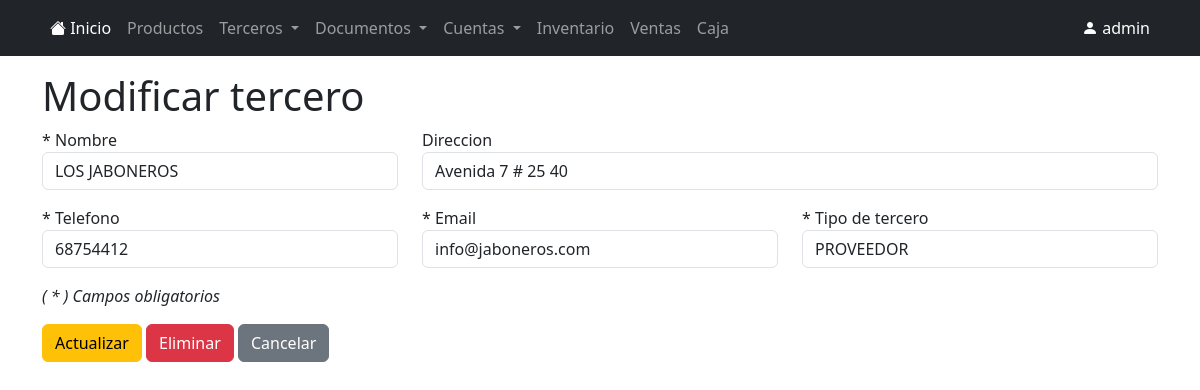
/terceros/update/1 (signed in), run on the app's committed database.
### app/models.py (models this page shows, shortened)
class Usuario(db.Model):
	id = db.Column(db.Integer, primary_key = True)
	username = db.Column(db.String(20), unique = True, nullable = False)
	password = db.Column(db.Text, nullable = False)

class Tercero(db.Model):
	id_tercero = db.Column(db.Integer, primary_key = True)
	nombre = db.Column(db.String(100), nullable = False)
	direccion = db.Column(db.Text)
	telefono = db.Column(db.String(20), unique = True)
	email = db.Column(db.String(100), unique = True)
	id_tipo_tercero = db.Column(db.Integer, db.ForeignKey('tipo_tercero.id_tipo_tercero'), nullable = False)
	tipo_tercero = db.relationship('TipoTercero', backref='tercero')

class TipoTercero(db.Model):
	id_tipo_tercero = db.Column(db.Integer, primary_key = True)
	nombre = db.Column(db.String(50), nullable = False)

### app/terceros.py (the view, shortened to what this page needs)
@bp.route('/update/<int:id_tercero>', methods = ('GET', 'POST'))
@login_required
def update(id_tercero):
	tercero = Tercero.query.get_or_404(id_tercero)
	tipo_terceros = TipoTercero.query.all()
	return render_template('/terceros/update.html', tipo_terceros = tipo_terceros, tercero = tercero)

### app/auth.py (called while the page is built)
@bp.before_app_request
def load_logged_in_user():
	user_id = session.get('user_id')
	if user_id:
		g.usuario = Usuario.query.get_or_404(user_id)
	else:
		g.usuario = None

def login_required(view):
	@functools.wraps(view)
	def wrapped_view(**kwargs):
		if g.usuario is None:
			return redirect(url_for('auth.login'))
		return view(**kwargs)
	return wrapped_view

### app/templates/terceros/update.html (shortened to what this page needs)
{% extends 'base.html' %}
{% block contenido %}
<div class="container-sm">
	<h2 class="display-6">Modificar tercero</h2>
	<form action="" method="POST">
		<div class="row mb-3">
			<div class="col-md-4">
				<label for="nombre">* Nombre</label>
				<input class="form-control" type="text" name="nombre" id="nombre" value="{{tercero.nombre}}" required>
			</div>
			<div class="col-md-8">
				<label for="direccion">Direccion</label>
				<input class="form-control" type="text" name="direccion" id="direccion" value="{{tercero.direccion}}" required>
			</div>
		</div>
		<div class="row mb-3">
			<div class="col-md-4">
				<label for="telefono">* Telefono</label>
				<input class="form-control" type="text" name="telefono" id="telefono" value="{{tercero.telefono}}" required>
			</div>
			<div class="col-md-4">
				<label for="email">* Email</label>
				<input class="form-control" type="email" name="email" id="email" value="{{tercero.email}}" required>
			</div>
			<div class="col-md-4">
				<label for="id_tipo_tercero">* Tipo de tercero</label>
				<select class="form-control" name="id_tipo_tercero" id="id_tipo_tercero" required>
					{% for tipo_tercero in tipo_terceros %}
						<option value="{{tipo_tercero.id_tipo_tercero}}" {% if tercero.id_tipo_tercero == tipo_tercero.id_tipo_tercero %}selected{% endif %}>{{tipo_tercero.nombre}}</option>
					{% endfor %}
				</select>
			</div>
		</div>
		<div>
			<p><i>( * ) Campos obligatorios</i></p>
		</div>
		<div>
			<button class="btn btn-warning" type="submit">Actualizar</button>
			<button type="button" class="btn btn-danger" data-bs-toggle="modal" data-bs-target="#confirmar">Eliminar</button>
			<a class="btn btn-secondary" href="{{url_for('terceros.index')}}">Cancelar</a>
		</div>
	</form>
</div>
{% endblock %}

### app/templates/base.html (shortened to what this page needs)
<!doctype html>
<html lang="es">
<head>
    <link href="https://cdn.jsdelivr.net/npm/bootstrap@5.3.2/dist/css/bootstrap.min.css" rel="stylesheet">
    <link rel="stylesheet" href="https://cdn.jsdelivr.net/npm/bootstrap-icons@1.11.1/font/bootstrap-icons.css">
</head>
<body>
    {% if g.usuario %}
    <nav class="navbar navbar-expand-sm navbar-dark bg-dark mb-3" data-bs-theme="dark">
        <div class="container-sm">
            <div class="collapse navbar-collapse" id="navbarSupportedContent">
                <ul class="navbar-nav">
                    <li class="nav-item">
                        <a class="nav-link active" aria-current="page" href="/">
                            <i class="bi bi-house-fill"></i>
                            Inicio
                        </a>
                    </li>
                    <li class="nav-item">
                        <a class="nav-link" href="{{url_for('productos.index')}}">Productos</a>
                    </li>
                    <li class="nav-item dropdown">
                        <a class="nav-link dropdown-toggle" href="#" role="button" data-bs-toggle="dropdown" aria-expanded="false">
                            Terceros
                        </a>
                    </li>
                    <li class="nav-item dropdown">
                        <a class="nav-link dropdown-toggle" href="#" role="button" data-bs-toggle="dropdown" aria-expanded="false">
                            Documentos
                        </a>
                    </li>
                    <li class="nav-item dropdown">
                        <a class="nav-link dropdown-toggle" href="#" role="button" data-bs-toggle="dropdown" aria-expanded="false">
                            Cuentas
                        </a>
                    </li>
                    <li class="nav-item">
                        <a class="nav-link" href="{{url_for('inventario.index')}}">Inventario</a>
                    </li>
                    <li class="nav-item">
                        <a class="nav-link" href="{{url_for('caja.venta')}}">Ventas</a>
                    </li>
                    <li class="nav-item">
                        <a class="nav-link" href="{{url_for('caja.index')}}">Caja</a>
                    </li>
                </ul>
            </div>
            <div class="collapse navbar-collapse justify-content-end" id="navbarSupportedContent">
                <div class="navbar-nav">
                    <li class="nav-item dropdown">
                        <span class="nav-link active" href="#" role="button" data-bs-toggle="dropdown" aria-expanded="false">
                            <i class="bi bi-person-fill"></i>
                            {{g.usuario.username}}
                        </span>
                    </li>
                </div>
            </div>
        </div>
    </nav>
    {% endif %}
    {% block contenido %}
    {% endblock %}
</body>
</html>

### data on the page
Usuario: usuario.username "admin"
Tercero: nombre "LOS JABONEROS", direccion "Avenida 7 # 25 40", telefono "68754412", email "info@jaboneros.com", id_tipo_tercero "PROVEEDOR"
